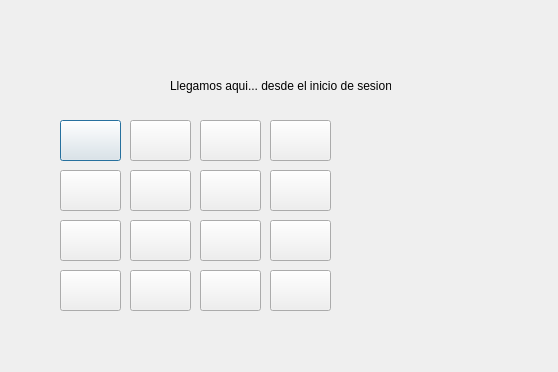
<?xml version="1.0" encoding="UTF-8"?>
<ui version="4.0">
 <class>Dialog</class>
 <widget class="QDialog" name="Dialog">
  <property name="geometry">
   <rect>
    <x>0</x>
    <y>0</y>
    <width>558</width>
    <height>372</height>
   </rect>
  </property>
  <property name="windowTitle">
   <string>Dialog</string>
  </property>
  <widget class="QLabel" name="label">
   <property name="geometry">
    <rect>
     <x>170</x>
     <y>60</y>
     <width>221</width>
     <height>51</height>
    </rect>
   </property>
   <property name="text">
    <string>Llegamos aqui... desde el inicio de sesion</string>
   </property>
  </widget>
  <widget class="QPushButton" name="bttnCelda1_1">
   <property name="geometry">
    <rect>
     <x>60</x>
     <y>120</y>
     <width>61</width>
     <height>41</height>
    </rect>
   </property>
   <property name="text">
    <string/>
   </property>
  </widget>
  <widget class="QPushButton" name="bttnCelda1_2">
   <property name="geometry">
    <rect>
     <x>130</x>
     <y>120</y>
     <width>61</width>
     <height>41</height>
    </rect>
   </property>
   <property name="text">
    <string/>
   </property>
  </widget>
  <widget class="QPushButton" name="bttnCelda1_4">
   <property name="geometry">
    <rect>
     <x>270</x>
     <y>120</y>
     <width>61</width>
     <height>41</height>
    </rect>
   </property>
   <property name="text">
    <string/>
   </property>
  </widget>
  <widget class="QPushButton" name="bttnCelda1_3">
   <property name="geometry">
    <rect>
     <x>200</x>
     <y>120</y>
     <width>61</width>
     <height>41</height>
    </rect>
   </property>
   <property name="text">
    <string/>
   </property>
  </widget>
  <widget class="QPushButton" name="bttnCelda2_2">
   <property name="geometry">
    <rect>
     <x>130</x>
     <y>170</y>
     <width>61</width>
     <height>41</height>
    </rect>
   </property>
   <property name="text">
    <string/>
   </property>
  </widget>
  <widget class="QPushButton" name="bttnCelda2_3">
   <property name="geometry">
    <rect>
     <x>200</x>
     <y>170</y>
     <width>61</width>
     <height>41</height>
    </rect>
   </property>
   <property name="text">
    <string/>
   </property>
  </widget>
  <widget class="QPushButton" name="bttnCelda2_1">
   <property name="geometry">
    <rect>
     <x>60</x>
     <y>170</y>
     <width>61</width>
     <height>41</height>
    </rect>
   </property>
   <property name="text">
    <string/>
   </property>
  </widget>
  <widget class="QPushButton" name="bttnCelda2_4">
   <property name="geometry">
    <rect>
     <x>270</x>
     <y>170</y>
     <width>61</width>
     <height>41</height>
    </rect>
   </property>
   <property name="text">
    <string/>
   </property>
  </widget>
  <widget class="QPushButton" name="bttnCelda4_2">
   <property name="geometry">
    <rect>
     <x>130</x>
     <y>270</y>
     <width>61</width>
     <height>41</height>
    </rect>
   </property>
   <property name="text">
    <string/>
   </property>
  </widget>
  <widget class="QPushButton" name="bttnCelda3_2">
   <property name="geometry">
    <rect>
     <x>130</x>
     <y>220</y>
     <width>61</width>
     <height>41</height>
    </rect>
   </property>
   <property name="text">
    <string/>
   </property>
  </widget>
  <widget class="QPushButton" name="bttnCelda4_3">
   <property name="geometry">
    <rect>
     <x>200</x>
     <y>270</y>
     <width>61</width>
     <height>41</height>
    </rect>
   </property>
   <property name="text">
    <string/>
   </property>
  </widget>
  <widget class="QPushButton" name="bttnCelda3_3">
   <property name="geometry">
    <rect>
     <x>200</x>
     <y>220</y>
     <width>61</width>
     <height>41</height>
    </rect>
   </property>
   <property name="text">
    <string/>
   </property>
  </widget>
  <widget class="QPushButton" name="bttnCelda3_1">
   <property name="geometry">
    <rect>
     <x>60</x>
     <y>220</y>
     <width>61</width>
     <height>41</height>
    </rect>
   </property>
   <property name="text">
    <string/>
   </property>
  </widget>
  <widget class="QPushButton" name="bttnCelda4_1">
   <property name="geometry">
    <rect>
     <x>60</x>
     <y>270</y>
     <width>61</width>
     <height>41</height>
    </rect>
   </property>
   <property name="text">
    <string/>
   </property>
  </widget>
  <widget class="QPushButton" name="bttnCelda4_4">
   <property name="geometry">
    <rect>
     <x>270</x>
     <y>270</y>
     <width>61</width>
     <height>41</height>
    </rect>
   </property>
   <property name="text">
    <string/>
   </property>
  </widget>
  <widget class="QPushButton" name="bttnCelda3_4">
   <property name="geometry">
    <rect>
     <x>270</x>
     <y>220</y>
     <width>61</width>
     <height>41</height>
    </rect>
   </property>
   <property name="text">
    <string/>
   </property>
  </widget>
 </widget>
 <resources/>
 <connections/>
</ui>
